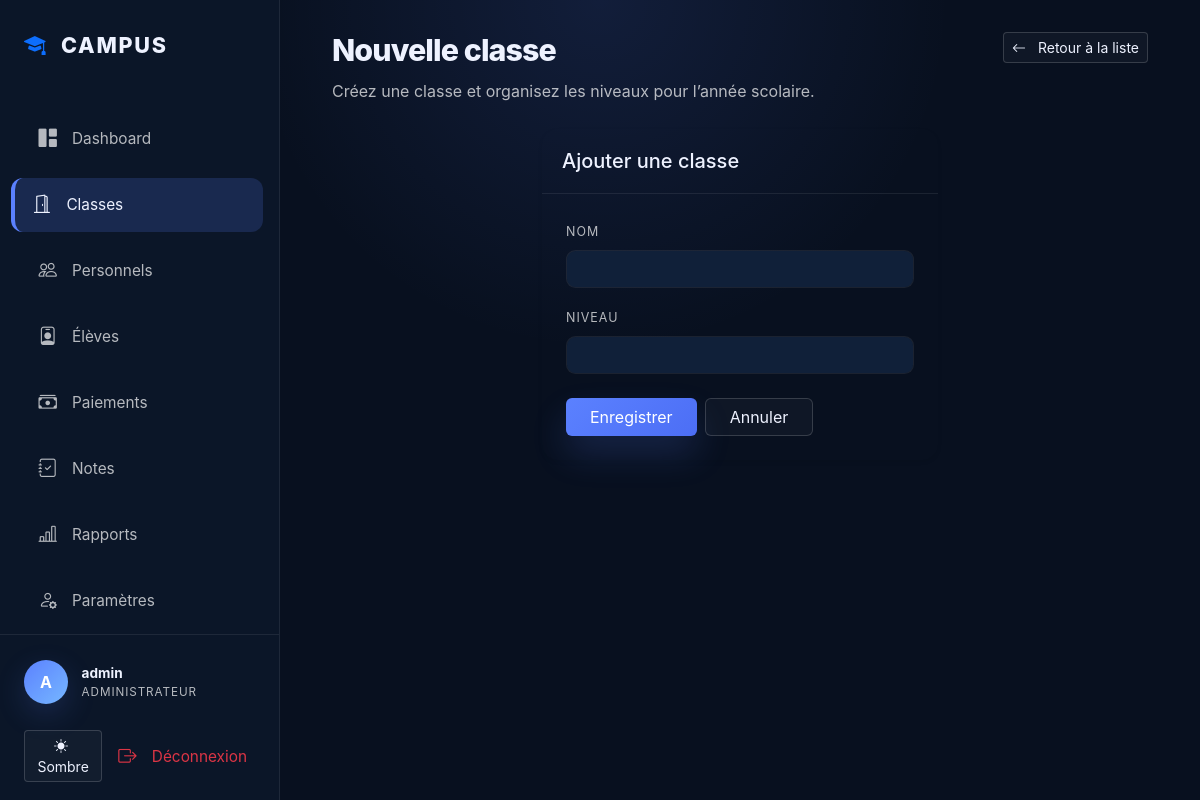
The app's page /classes/ajouter/ (signed in) with its own data.
### my_app/models.py (models this page shows, shortened)
class Utilisateur(AbstractUser):
    ROLES = [
        ('administrateur', 'Administrateur'),
        ('responsable', 'Responsable'),
    ]
    SEXE = [
        ('homme', 'Homme'),
        ('femme', 'Femme'),
    ]
    role = models.CharField(max_length=20, choices=ROLES, blank=True, null=True)
    sexe = models.CharField(max_length=20, choices=SEXE, blank=True, null=True)
    contact = models.CharField(max_length=20, blank=True, null=True)
    objects = UtilisateurManager()

### my_app/views.py (the view)
# urls.py: path('classes/ajouter/', ajouter_classe, name='ajouter_classe'),
@login_required
@user_passes_test(is_admin)
def ajouter_classe(request):
    if request.method == "POST":
        form = ClasseForm(request.POST)
        if form.is_valid():
            form.save()
            return redirect('liste_classes')
    else:
        form = ClasseForm()
    return render(request, 'ajouter_classe.html', {'form': form})

### my_app/forms.py
class ClasseForm(forms.ModelForm):
    class Meta:
        model = Classe
        fields = ['nom', 'niveau']
        widgets = {
            'nom': forms.TextInput(attrs={'class': 'form-control'}),
            'niveau': forms.TextInput(attrs={'class': 'form-control'}),
        }

### my_app/views.py (called while the page is built)
def is_admin(user):
    return user.role == 'administrateur' or user.is_superuser

### my_app/templates/ajouter_classe.html (shortened to what this page needs)
{% extends "base.html" %}
{% block content %}
<div class="page-header mb-4">
    <div>
        <h1>Nouvelle classe</h1>
        <p class="text-muted">Créez une classe et organisez les niveaux pour l’année scolaire.</p>
    </div>
    <a href="{% url 'liste_classes' %}" class="btn btn-outline-light btn-sm">
        <i class="bi bi-arrow-left me-2"></i> Retour à la liste
    </a>
</div>
<div class="row justify-content-center">
    <div class="col-md-6">
        <div class="card shadow-sm border-0">
            <div class="card-header">
                <h5 class="card-title mb-0">Ajouter une classe</h5>
            </div>
            <div class="card-body p-4">
                <form method="post">
                    {% for field in form %}
                        <div class="mb-3">
                            <label class="form-label">{{ field.label }}</label>
                            {{ field }}
                        </div>
                    {% endfor %}
                    <div class="d-flex gap-2 mt-4">
                        <button type="submit" class="btn btn-primary px-4">Enregistrer</button>
                        <a href="{% url 'liste_classes' %}" class="btn btn-outline-light px-4">Annuler</a>
                    </div>
                </form>
            </div>
        </div>
    </div>
</div>
{% endblock %}

### my_app/templates/base.html (shortened to what this page needs)
<!DOCTYPE html>
<html lang="fr">
<head>
    <link href="https://cdn.jsdelivr.net/npm/bootstrap@5.3.0/dist/css/bootstrap.min.css" rel="stylesheet">
    <link rel="stylesheet" href="https://cdn.jsdelivr.net/npm/bootstrap-icons@1.11.1/font/bootstrap-icons.css">
</head>
<body>
    <div class="wrapper">
        <nav id="sidebar">
            <div class="sidebar-header">
                <i class="bi bi-mortarboard-fill text-primary"></i>
                Campus
            </div>
            <div class="nav flex-column mt-3">
                {% if user.is_authenticated %}
                    <a href="{% if user.role == 'administrateur' %}{% url 'admin_dashboard' %}{% else %}{% url 'responsable_dashboard' %}{% endif %}" class="nav-link ">
                        <i class="bi bi-grid-1x2-fill"></i> Dashboard
                    </a>
                    {% if user.role == 'administrateur' %}
                        <a href="{% url 'liste_classes' %}" class="nav-link {% if 'classe' in request.path %}active{% endif %}">
                            <i class="bi bi-door-open"></i> Classes
                        </a>
                        <a href="{% url 'liste_responsables' %}" class="nav-link {% if 'responsables' in request.path %}active{% endif %}">
                            <i class="bi bi-people"></i> Personnels
                        </a>
                    {% endif %}
                    <a href="{% url 'liste_eleves' %}" class="nav-link {% if 'eleve' in request.path %}active{% endif %}">
                        <i class="bi bi-person-badge"></i> Élèves
                    </a>
                    <a href="{% url 'liste_paiements' %}" class="nav-link {% if 'paiement' in request.path %}active{% endif %}">
                        <i class="bi bi-cash-stack"></i> Paiements
                    </a>
                    <a href="{% url 'liste_notes' %}" class="nav-link {% if 'note' in request.path %}active{% endif %}">
                        <i class="bi bi-journal-check"></i> Notes
                    </a>
                    {% if user.role == 'administrateur' %}
                        <a href="{% url 'rapports' %}" class="nav-link {% if 'rapports' in request.path %}active{% endif %}">
                            <i class="bi bi-bar-chart-line"></i> Rapports
                        </a>
                    {% endif %}
                    <a href="{% url 'profile' %}" class="nav-link {% if 'profile' in request.path %}active{% endif %}">
                        <i class="bi bi-person-gear"></i> Paramètres
                    </a>
                {% else %}
                    <a href="{% url 'login' %}" class="nav-link">
                        <i class="bi bi-box-arrow-in-right"></i> Connexion
                    </a>
                {% endif %}
            </div>
            <div class="sidebar-footer">
                {% if user.is_authenticated %}
                    <div class="user-profile mb-3">
                        <div class="user-avatar">
                            {{ user.username|first|upper }}
                        </div>
                        <div class="user-info">
                            <span class="name">{{ user.get_full_name|default:user.username }}</span>
                            <span class="role">{{ user.role|upper }}</span>
                        </div>
                    </div>
                    <div class="d-flex gap-2 mb-2">
                        <button id="themeToggle" class="btn btn-sm btn-outline-light" title="Basculer thème">
                        </button>
                        <a href="{% url 'logout' %}" class="nav-link text-danger m-0 p-2">
                            <i class="bi bi-box-arrow-right"></i> Déconnexion
                        </a>
                    </div>
                {% endif %}
            </div>
        </nav>
        <main class="main-content">
            <div class="container-fluid">
                {% block content %}{% endblock %}
            </div>
        </main>
    </div>
</body>
</html>

### my_app/templates/base.html (style rules this page uses)
:root { --bg-color: #08101f; --surface: #102039; --card-bg: #15203a; --sidebar-bg: #0b1628; --accent-color: #5b81ff; --accent-soft: rgba(91, 129, 255, 0.18); --text-main: #eef2ff; --text-muted: rgba(255,255,255,0.70); --text-muted-weak: rgba(255,255,255,0.48); --border-color: rgba(255, 255, 255, 0.08); }
* { box-sizing: border-box; }
body { background: radial-gradient(circle at top, rgba(91, 129, 255, 0.12), transparent 35%), var(--bg-color); color: var(--text-main); font-family: 'Inter', system-ui, -apple-system, BlinkMacSystemFont, sans-serif; margin: 0; min-height: 100vh; overflow-x: hidden; }
.wrapper { display: flex; min-height: 100vh; }
#sidebar { width: 280px; background-color: var(--sidebar-bg); border-right: 1px solid var(--border-color); display: flex; flex-direction: column; position: fixed; height: 100vh; z-index: 1000; padding-bottom: 1.5rem; }
.main-content { flex: 1; margin-left: 280px; padding: 2rem 2.5rem; min-height: 100vh; }
.sidebar-header { padding: 1.8rem 1.5rem; font-weight: 800; font-size: 1.35rem; color: var(--text-main); display: flex; align-items: center; gap: 0.85rem; text-transform: uppercase; letter-spacing: 0.08em; }
.nav-link { color: var(--text-muted); padding: 0.85rem 1.4rem; display: flex; align-items: center; gap: 0.95rem; transition: all 0.2s ease; border-radius: 12px; margin: 0.35rem 1rem; font-size: 0.96rem; }
.nav-link.active { color: var(--text-main); background-color: var(--accent-soft); border-left: 4px solid var(--accent-color); margin-left: 0.7rem; padding-left: 1.1rem; }
.nav-link i { font-size: 1.15rem; }
.sidebar-footer { margin-top: auto; padding: 1rem 1.5rem; border-top: 1px solid var(--border-color); }
.user-profile { display: flex; align-items: center; gap: 0.85rem; padding: 0.6rem 0; }
.user-avatar { width: 44px; height: 44px; background: linear-gradient(135deg, #5b81ff 0%, #76b7ff 100%); border-radius: 50%; display: inline-flex; align-items: center; justify-content: center; font-weight: 700; color: #fff; box-shadow: 0 10px 30px rgba(91,129,255,0.18); }
.user-info { font-size: 0.85rem; }
.user-info .name { display: block; font-weight: 700; }
.user-info .role { display: block; color: var(--text-muted); font-size: 0.73rem; text-transform: uppercase; letter-spacing: 0.08em; }
.card { background-color: var(--card-bg); border: 1px solid rgba(255,255,255,0.08); border-radius: 1rem; color: var(--text-main); box-shadow: 0 18px 45px rgba(0, 0, 0, 0.15); }
.card-header { border-bottom: 1px solid rgba(255,255,255,0.08); background: transparent; padding: 1.25rem; }
.page-header { display: flex; justify-content: space-between; align-items: flex-start; gap: 1rem; margin-bottom: 1.75rem; }
.page-header h1 { margin: 0; font-size: clamp(1.9rem, 2.3vw, 2.7rem); font-weight: 800; letter-spacing: -0.03em; }
.page-header p { margin: 0.6rem 0 0; color: var(--text-muted); max-width: 52rem; line-height: 1.7; }
.text-muted { color: var(--text-muted) !important; }
.card, .card-body { background: transparent; }
.card.shadow, .card.shadow-sm { box-shadow: 0 18px 45px rgba(0,0,0,0.12); }
.form-control, .form-select, .form-check-input { background-color: var(--surface) !important; border: 1px solid rgba(255,255,255,0.10) !important; color: var(--text-main) !important; border-radius: 0.6rem !important; }
.form-control::placeholder { color: var(--text-muted-weak) !important; }
.form-control, .form-select { border: 1px solid rgba(255,255,255,0.08) !important; background-color: var(--surface) !important; }
.form-control, .form-select, .form-check-input { background-color: var(--surface); border: 1px solid rgba(255,255,255,0.12); color: var(--text-main); border-radius: 0.9rem; transition: border-color 0.2s ease, box-shadow 0.2s ease; }
.form-label { color: var(--text-muted); letter-spacing: 0.08em; font-size: 0.78rem; text-transform: uppercase; }
.btn-primary { background: linear-gradient(135deg, #5b81ff 0%, #4c6ef5 100%); border: none; box-shadow: 0 18px 35px rgba(91,129,255,0.18); }
.btn-outline-light { color: var(--text-main); border-color: rgba(255,255,255,0.16); background: rgba(255,255,255,0.03); }

### records on screen
Utilisateur: username|first "A", get_full_name "admin", role "ADMINISTRATEUR"

### other values on screen
{{ field.label }} "NOM" "NIVEAU"
